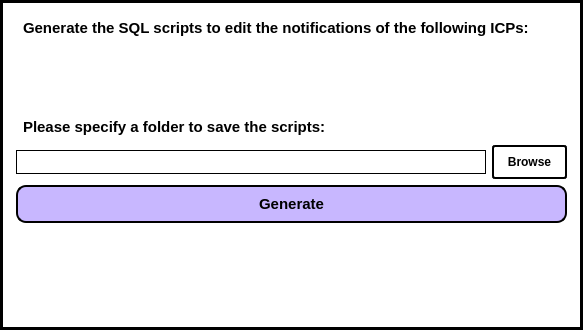
<?xml version="1.0" encoding="UTF-8"?>
<ui version="4.0">
 <class>MainWindow</class>
 <widget class="QMainWindow" name="MainWindow">
  <property name="geometry">
   <rect>
    <x>0</x>
    <y>0</y>
    <width>583</width>
    <height>330</height>
   </rect>
  </property>
  <property name="windowTitle">
   <string>MainWindow</string>
  </property>
  <property name="styleSheet">
   <string notr="true">padding: 2px</string>
  </property>
  <widget class="QWidget" name="centralwidget">
   <property name="styleSheet">
    <string notr="true">background-color: white; border-color: black; border-width: 3px; border-style: solid; padding: 3px</string>
   </property>
   <layout class="QVBoxLayout" name="verticalLayout">
    <item>
     <layout class="QVBoxLayout" name="verticalLayout_2">
      <property name="leftMargin">
       <number>7</number>
      </property>
      <property name="topMargin">
       <number>7</number>
      </property>
      <property name="rightMargin">
       <number>7</number>
      </property>
      <property name="bottomMargin">
       <number>7</number>
      </property>
      <item>
       <widget class="QLabel" name="generateLabel">
        <property name="styleSheet">
         <string notr="true">font: 15px;
font-weight: bold;
border-width: 0px</string>
        </property>
        <property name="text">
         <string>Generate the SQL scripts to edit the notifications of the following ICPs:</string>
        </property>
       </widget>
      </item>
      <item>
       <widget class="QLabel" name="icpLabel">
        <property name="styleSheet">
         <string notr="true">font: 15px;
font-weight: bold;
border-width: 0px</string>
        </property>
        <property name="text">
         <string/>
        </property>
       </widget>
      </item>
      <item>
       <spacer name="verticalSpacer_2">
        <property name="orientation">
         <enum>Qt::Vertical</enum>
        </property>
        <property name="sizeType">
         <enum>QSizePolicy::Fixed</enum>
        </property>
        <property name="sizeHint" stdset="0">
         <size>
          <width>20</width>
          <height>40</height>
         </size>
        </property>
       </spacer>
      </item>
      <item>
       <widget class="QLabel" name="destinationLabel">
        <property name="styleSheet">
         <string notr="true">font: 15px;
font-weight: bold;
border-width: 0px</string>
        </property>
        <property name="text">
         <string>Please specify a folder to save the scripts:</string>
        </property>
       </widget>
      </item>
      <item>
       <layout class="QHBoxLayout" name="horizontalLayout">
        <item>
         <widget class="QLineEdit" name="destinationLineEdit">
          <property name="styleSheet">
           <string notr="true">border-width: 1px</string>
          </property>
         </widget>
        </item>
        <item>
         <widget class="QPushButton" name="browseButton">
          <property name="cursor">
           <cursorShape>PointingHandCursor</cursorShape>
          </property>
          <property name="styleSheet">
           <string notr="true">font: 12px;
font-weight: bold;
border-style: solid;
border-width: 2px;
border-color: black;
border-radius: 3px;
padding: 8px;
width: 55px</string>
          </property>
          <property name="text">
           <string>Browse</string>
          </property>
         </widget>
        </item>
       </layout>
      </item>
      <item>
       <widget class="QPushButton" name="generateButton">
        <property name="cursor">
         <cursorShape>PointingHandCursor</cursorShape>
        </property>
        <property name="styleSheet">
         <string notr="true">QPushButton{
border-style: solid; 
border-width: 2px; 
border-radius: 10px; 
border-color: black; 
background-color: rgb(200, 183, 255); 
font: 15px;
font-weight: bold; 
padding: 8px;}
QPushButton:hover{
background-color:rgb(0,0,128);
color: white;
}
</string>
        </property>
        <property name="text">
         <string>Generate</string>
        </property>
       </widget>
      </item>
     </layout>
    </item>
    <item>
     <spacer name="verticalSpacer">
      <property name="orientation">
       <enum>Qt::Vertical</enum>
      </property>
      <property name="sizeHint" stdset="0">
       <size>
        <width>20</width>
        <height>220</height>
       </size>
      </property>
     </spacer>
    </item>
   </layout>
  </widget>
 </widget>
 <resources/>
 <connections/>
</ui>
